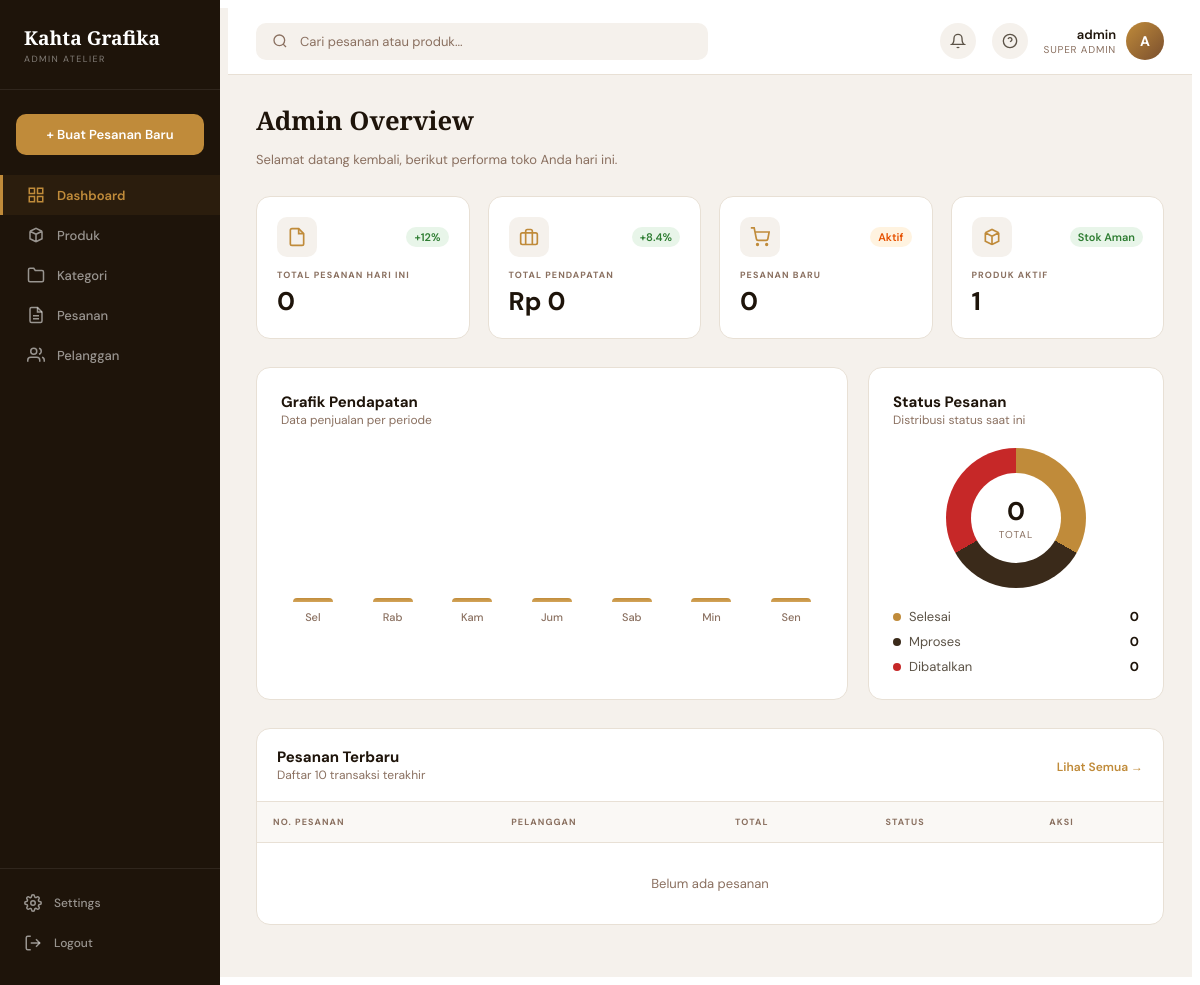
Before: /dashboard/ (signed in) with the older database file.
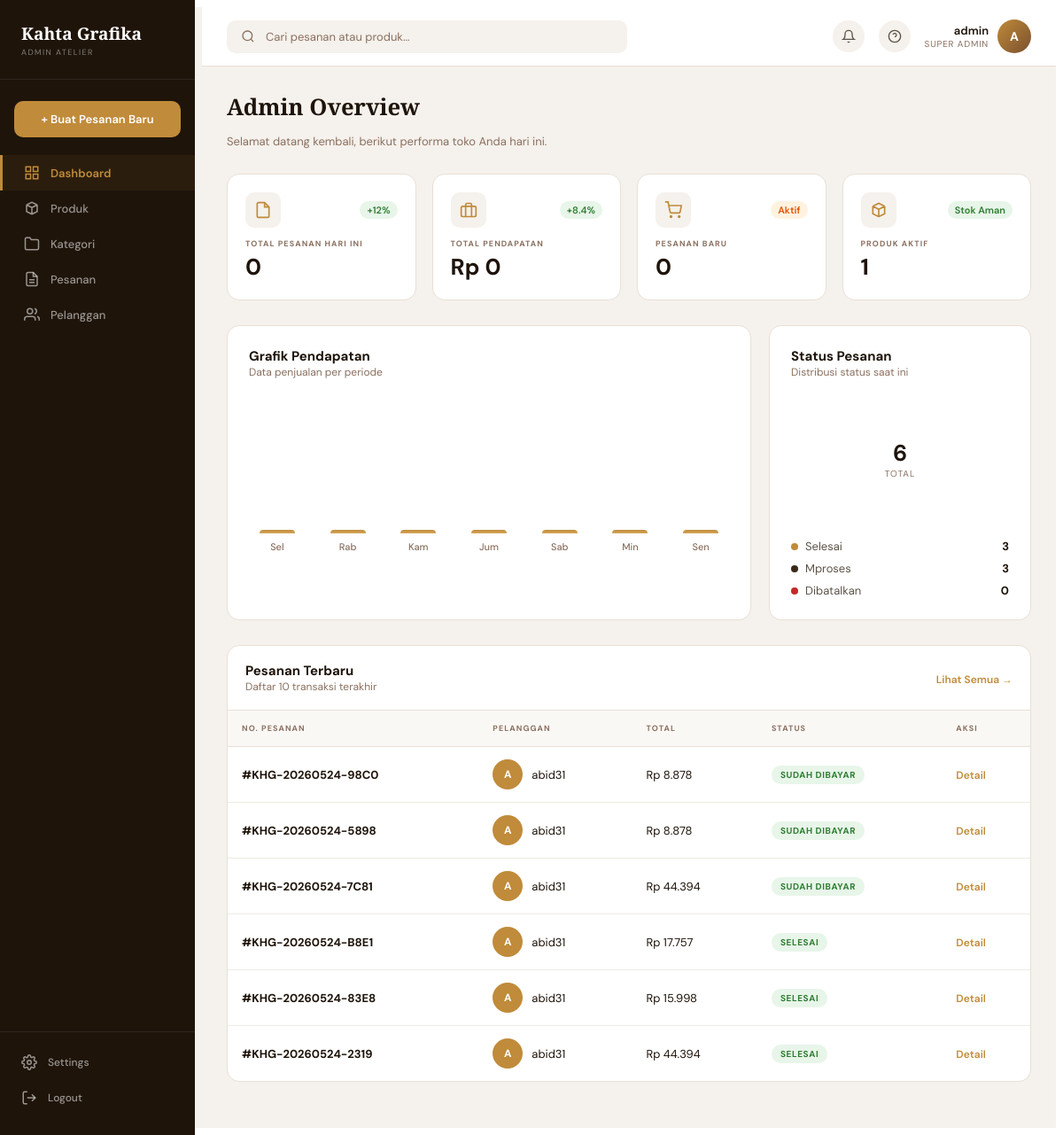
After: the same page with the newer database file.
### apps/accounts/models.py (models this page shows, shortened)
class User(AbstractUser):
    class Role(models.TextChoices):
        ADMIN = 'admin', 'Admin'
        CUSTOMER = 'customer', 'Customer'
    role = models.CharField(
        max_length=20,
        choices=Role.choices,
        default=Role.CUSTOMER,
    )
    phone_number = models.CharField(max_length=20, blank=True)
    address = models.TextField(blank=True)

### apps/orders/models.py (models this page shows, shortened)
class Order(models.Model):
    class Status(models.TextChoices):
        PENDING = 'pending', 'Menunggu Pembayaran'
        PAID = 'paid', 'Sudah Dibayar'
        PROCESSING = 'processing', 'Diproses'
        SHIPPED = 'shipped', 'Dikirim'
        DELIVERED = 'delivered', 'Selesai'
        CANCELLED = 'cancelled', 'Dibatalkan'
    class ShippingMethod(models.TextChoices):
        DELIVERY = 'delivery', 'Kirim ke Alamat'
        PICKUP = 'pickup', 'Ambil di Toko'
    order_id = models.CharField(max_length=30, unique=True, editable=False)
    user = models.ForeignKey(
        settings.AUTH_USER_MODEL,
        on_delete=models.CASCADE,
        related_name='orders'
    )
    status = models.CharField(
        max_length=20,
        choices=Status.choices,
        default=Status.PENDING
    )
    shipping_method = models.CharField(
        max_length=20,
        choices=ShippingMethod.choices,
        default=ShippingMethod.DELIVERY
    )
    recipient_name = models.CharField(max_length=150)
    phone = models.CharField(max_length=20)
    province = models.CharField(max_length=100)
    city = models.CharField(max_length=100)
    postal_code = models.CharField(max_length=10)
    address = models.TextField()
    save_address = models.BooleanField(default=False)
    subtotal = models.DecimalField(max_digits=12, decimal_places=0, default=0)
    shipping_fee = models.DecimalField(max_digits=12, decimal_places=0, default=0)
    tax = models.DecimalField(max_digits=12, decimal_places=0, default=0)
    total = models.DecimalField(max_digits=12, decimal_places=0, default=0)
    created_at = models.DateTimeField(auto_now_add=True)
    updated_at = models.DateTimeField(auto_now=True)

### apps/dashboard/views.py (the view)
# urls.py: path('', views.dashboard_view, name='index'),
@staff_member_required(login_url='/auth/login/')
def dashboard_view(request):
    today = timezone.now().date()
    month_start = today.replace(day=1)
    total_orders_today = Order.objects.filter(created_at__date=today).count()
    revenue_month = Order.objects.filter(
        created_at__date__gte=month_start,
        status__in=['paid', 'processing', 'shipped', 'delivered']
    ).aggregate(total=Sum('total'))['total'] or 0
    new_orders = Order.objects.filter(status='pending').count()
    active_products = Product.objects.filter(is_active=True).count()
    status_counts = {
        'delivered': Order.objects.filter(status='delivered').count(),
        'processing': Order.objects.filter(status__in=['paid', 'processing', 'shipped']).count(),
        'cancelled': Order.objects.filter(status='cancelled').count(),
    }
    revenue_days = []
    day_labels = ['Sen', 'Sel', 'Rab', 'Kam', 'Jum', 'Sab', 'Min']
    for i in range(6, -1, -1):
        d = today - timedelta(days=i)
        day_total = Order.objects.filter(
            created_at__date=d,
            status__in=['paid', 'processing', 'shipped', 'delivered']
        ).aggregate(t=Sum('total'))['t'] or 0
        revenue_days.append({
            'label': day_labels[d.weekday()],
            'value': int(day_total),
        })
    recent_orders = Order.objects.select_related('user').order_by('-created_at')[:10]
    context = {
        'total_orders_today': total_orders_today,
        'revenue_month': revenue_month,
        'new_orders': new_orders,
        'active_products': active_products,
        'status_counts': status_counts,
        'revenue_days': revenue_days,
        'recent_orders': recent_orders,
    }
    return render(request, 'dashboard/index.html', context)

### apps/cart/context_processors.py (called while the page is built)
def cart_context(request):
    count = 0
    if request.user.is_authenticated:
        try:
            cart = Cart.objects.get(user=request.user)
            count = cart.item_count
        except Cart.DoesNotExist:
            pass
    return {'cart_item_count': count}

### apps/cart/models.py (called while the page is built)
    @property
    def item_count(self):
        return self.items.count()

### apps/catalog/templatetags/currency_tags.py (called while the page is built)
@register.filter(name='rupiah')
def rupiah(value):
    try:
        if value is None:
            return "Rp 0"
        val = int(float(value))
        formatted = f"{val:,}".replace(",", ".")
        return f"Rp {formatted}"
    except (ValueError, TypeError):
        return value

### templates/dashboard/index.html (shortened to what this page needs)
{% extends 'dashboard/base_admin.html' %}
{% block content %}
<div class="adm-page-header">
  <div class="adm-page-title">Admin Overview</div>
  <p class="adm-page-desc">Selamat datang kembali, berikut performa toko Anda hari ini.</p>
</div>
<div class="adm-stats">
  <div class="adm-stat-card">
    <div class="adm-stat-top">
      <div class="adm-stat-icon">
        <svg width="20" height="20" viewBox="0 0 24 24" fill="none" stroke="currentColor" stroke-width="2"><path d="M14 2H6a2 2 0 0 0-2 2v16a2 2 0 0 0 2 2h12a2 2 0 0 0 2-2V8z"/><polyline points="14 2 14 8 20 8"/></svg>
      </div>
      <span class="adm-stat-badge">+12%</span>
    </div>
    <div class="adm-stat-label">Total Pesanan Hari Ini</div>
    <div class="adm-stat-value">{{ total_orders_today }}</div>
  </div>
  <div class="adm-stat-card">
    <div class="adm-stat-top">
      <div class="adm-stat-icon">
        <svg width="20" height="20" viewBox="0 0 24 24" fill="none" stroke="currentColor" stroke-width="2"><rect x="2" y="7" width="20" height="14" rx="2" ry="2"/><path d="M16 21V5a2 2 0 0 0-2-2h-4a2 2 0 0 0-2 2v16"/></svg>
      </div>
      <span class="adm-stat-badge">+8.4%</span>
    </div>
    <div class="adm-stat-label">Total Pendapatan</div>
    <div class="adm-stat-value">{{ revenue_month|rupiah }}</div>
  </div>
  <div class="adm-stat-card">
    <div class="adm-stat-top">
      <div class="adm-stat-icon">
        <svg width="20" height="20" viewBox="0 0 24 24" fill="none" stroke="currentColor" stroke-width="2"><circle cx="9" cy="21" r="1"/><circle cx="20" cy="21" r="1"/><path d="M1 1h4l2.68 13.39a2 2 0 0 0 2 1.61h9.72a2 2 0 0 0 2-1.61L23 6H6"/></svg>
      </div>
      <span class="adm-stat-badge amber">Aktif</span>
    </div>
    <div class="adm-stat-label">Pesanan Baru</div>
    <div class="adm-stat-value">{{ new_orders }}</div>
  </div>
  <div class="adm-stat-card">
    <div class="adm-stat-top">
      <div class="adm-stat-icon">
        <svg width="20" height="20" viewBox="0 0 24 24" fill="none" stroke="currentColor" stroke-width="2"><path d="M20 7l-8-4-8 4m16 0l-8 4m8-4v10l-8 4m0-10L4 7m8 4v10M4 7v10l8 4"/></svg>
      </div>
      <span class="adm-stat-badge">Stok Aman</span>
    </div>
    <div class="adm-stat-label">Produk Aktif</div>
    <div class="adm-stat-value">{{ active_products }}</div>
  </div>
</div>
<div class="adm-charts-row">
  <div class="adm-chart-card">
    <div class="adm-chart-header">
      <div>
        <div class="adm-chart-title">Grafik Pendapatan</div>
        <div class="adm-chart-subtitle">Data penjualan per periode</div>
      </div>
    </div>
    <div class="adm-bar-chart">
      {% for day in revenue_days %}
      <div class="adm-bar-item">
        <div class="adm-bar" style="height: {% if day.value %}{{ day.value|divisibleby:1000 }}{% else %}4{% endif %}px; min-height: 4px;"></div>
        <span class="adm-bar-label">{{ day.label }}</span>
      </div>
      {% endfor %}
    </div>
  </div>
  <div class="adm-chart-card">
    <div class="adm-chart-header">
      <div>
        <div class="adm-chart-title">Status Pesanan</div>
        <div class="adm-chart-subtitle">Distribusi status saat ini</div>
      </div>
    </div>
    <div class="adm-donut-wrap">
      {% with total=status_counts.delivered|add:status_counts.processing|add:status_counts.cancelled %}
      <div class="adm-donut" style="background: conic-gradient(#c08b3a 0deg {% if total > 0 %}{{ status_counts.delivered|divisibleby:1 }}deg{% else %}120deg{% endif %}, #3a2a1a {% if total > 0 %}{{ status_counts.delivered|divisibleby:1 }}deg{% else %}120deg{% endif %} {% if total > 0 %}240deg{% else %}240deg{% endif %}, #c62828 240deg 360deg);">
        <div class="adm-donut-center" style="width:90px;height:90px;background:#fff;border-radius:50%;display:flex;flex-direction:column;align-items:center;justify-content:center;">
          <div class="adm-donut-number">{{ total }}</div>
          <div class="adm-donut-sub">Total</div>
        </div>
      </div>
      {% endwith %}
      <div class="adm-donut-legend">
        <div class="adm-legend-item">
          <span class="adm-legend-label"><span class="adm-legend-dot" style="background:#c08b3a;"></span> Selesai</span>
          <span class="adm-legend-value">{{ status_counts.delivered }}</span>
        </div>
        <div class="adm-legend-item">
          <span class="adm-legend-label"><span class="adm-legend-dot" style="background:#3a2a1a;"></span> Mproses</span>
          <span class="adm-legend-value">{{ status_counts.processing }}</span>
        </div>
        <div class="adm-legend-item">
          <span class="adm-legend-label"><span class="adm-legend-dot" style="background:#c62828;"></span> Dibatalkan</span>
          <span class="adm-legend-value">{{ status_counts.cancelled }}</span>
        </div>
      </div>
    </div>
  </div>
</div>
<div class="adm-table-wrap">
  <div class="adm-table-toolbar">
    <div>
      <div class="adm-chart-title">Pesanan Terbaru</div>
      <div class="adm-chart-subtitle">Daftar 10 transaksi terakhir</div>
    </div>
    <div style="margin-left:auto;">
      <a href="{% url 'dashboard:orders' %}" class="adm-link">Lihat Semua →</a>
    </div>
  </div>
  <table class="adm-table">
    <thead>
      <tr>
        <th>No. Pesanan</th>
        <th>Pelanggan</th>
        <th>Total</th>
        <th>Status</th>
        <th>Aksi</th>
      </tr>
    </thead>
    <tbody>
      {% for order in recent_orders %}
      <tr>
        <td><strong>#{{ order.order_id }}</strong></td>
        <td>
          <div class="adm-user-cell">
            <div class="adm-avatar adm-avatar-amber">{{ order.user.username|make_list|first|upper }}</div>
            {{ order.user.get_full_name|default:order.user.username }}
          </div>
        </td>
        <td>{{ order.total|rupiah }}</td>
        <td>
          <span class="adm-badge adm-badge-{{ order.status }}">{{ order.get_status_display }}</span>
        </td>
        <td><a href="{% url 'dashboard:order_detail' order.pk %}" class="adm-link">Detail</a></td>
      </tr>
      {% empty %}
      <tr><td colspan="5" style="text-align:center;color:#8a7060;padding:32px;">Belum ada pesanan</td></tr>
      {% endfor %}
    </tbody>
  </table>
</div>
{% endblock %}

### templates/dashboard/base_admin.html (shortened to what this page needs)
{% load static %}
<!DOCTYPE html>
<html lang="id">
<head>
  <link rel="stylesheet" href="{% static 'css/admin_dashboard.css' %}?v=2">
</head>
<body>
<div class="adm-layout">
  <aside class="adm-sidebar">
    <div class="adm-brand">
      <div class="adm-brand-name">Kahta Grafika</div>
      <div class="adm-brand-tag">Admin Atelier</div>
    </div>
    <a href="#" class="adm-cta">+ Buat Pesanan Baru</a>
    <nav class="adm-nav">
      <a href="{% url 'dashboard:index' %}" class="adm-nav-link {% if request.path == '/dashboard/' %}active{% endif %}">
        <svg viewBox="0 0 24 24" fill="none" stroke="currentColor" stroke-width="2"><rect x="3" y="3" width="7" height="7"/><rect x="14" y="3" width="7" height="7"/><rect x="3" y="14" width="7" height="7"/><rect x="14" y="14" width="7" height="7"/></svg>
        Dashboard
      </a>
      <a href="{% url 'dashboard:products' %}" class="adm-nav-link {% if '/dashboard/products' in request.path %}active{% endif %}">
        <svg viewBox="0 0 24 24" fill="none" stroke="currentColor" stroke-width="2"><path d="M20 7l-8-4-8 4m16 0l-8 4m8-4v10l-8 4m0-10L4 7m8 4v10M4 7v10l8 4"/></svg>
        Produk
      </a>
      <a href="{% url 'dashboard:categories' %}" class="adm-nav-link {% if '/dashboard/categories' in request.path %}active{% endif %}">
        <svg viewBox="0 0 24 24" fill="none" stroke="currentColor" stroke-width="2"><path d="M22 19a2 2 0 0 1-2 2H4a2 2 0 0 1-2-2V5a2 2 0 0 1 2-2h5l2 3h9a2 2 0 0 1 2 2z"/></svg>
        Kategori
      </a>
      <a href="{% url 'dashboard:orders' %}" class="adm-nav-link {% if '/dashboard/orders' in request.path %}active{% endif %}">
        <svg viewBox="0 0 24 24" fill="none" stroke="currentColor" stroke-width="2"><path d="M14 2H6a2 2 0 0 0-2 2v16a2 2 0 0 0 2 2h12a2 2 0 0 0 2-2V8z"/><polyline points="14 2 14 8 20 8"/><line x1="16" y1="13" x2="8" y2="13"/><line x1="16" y1="17" x2="8" y2="17"/></svg>
        Pesanan
      </a>
      <a href="{% url 'dashboard:customers' %}" class="adm-nav-link {% if '/dashboard/customers' in request.path %}active{% endif %}">
        <svg viewBox="0 0 24 24" fill="none" stroke="currentColor" stroke-width="2"><path d="M17 21v-2a4 4 0 0 0-4-4H5a4 4 0 0 0-4 4v2"/><circle cx="9" cy="7" r="4"/><path d="M23 21v-2a4 4 0 0 0-3-3.87"/><path d="M16 3.13a4 4 0 0 1 0 7.75"/></svg>
        Pelanggan
      </a>
    </nav>
    <div class="adm-sidebar-footer">
      <a href="#" class="adm-nav-link">
        Settings
      </a>
      <a href="{% url 'accounts:logout' %}" class="adm-nav-link">
        <svg viewBox="0 0 24 24" fill="none" stroke="currentColor" stroke-width="2"><path d="M9 21H5a2 2 0 0 1-2-2V5a2 2 0 0 1 2-2h4"/><polyline points="16 17 21 12 16 7"/><line x1="21" y1="12" x2="9" y2="12"/></svg>
        Logout
      </a>
    </div>
  </aside>
  <div class="adm-main">
    <header class="adm-topbar">
      <div class="adm-search">
        <svg width="16" height="16" viewBox="0 0 24 24" fill="none" stroke="currentColor" stroke-width="2"><circle cx="11" cy="11" r="8"/><line x1="21" y1="21" x2="16.65" y2="16.65"/></svg>
        <input type="text" placeholder="Cari pesanan atau produk...">
      </div>
      <div class="adm-topbar-actions">
        <button class="adm-topbar-icon" aria-label="Notifications">
          <svg width="16" height="16" viewBox="0 0 24 24" fill="none" stroke="currentColor" stroke-width="2"><path d="M18 8A6 6 0 0 0 6 8c0 7-3 9-3 9h18s-3-2-3-9"/><path d="M13.73 21a2 2 0 0 1-3.46 0"/></svg>
        </button>
        <button class="adm-topbar-icon" aria-label="Help">
          <svg width="16" height="16" viewBox="0 0 24 24" fill="none" stroke="currentColor" stroke-width="2"><circle cx="12" cy="12" r="10"/><path d="M9.09 9a3 3 0 0 1 5.83 1c0 2-3 3-3 3"/><line x1="12" y1="17" x2="12.01" y2="17"/></svg>
        </button>
        <div class="adm-profile">
          <div class="adm-profile-info">
            <div class="adm-profile-name">{{ request.user.get_full_name|default:request.user.username }}</div>
            <div class="adm-profile-role">Super Admin</div>
          </div>
          <div class="adm-profile-avatar">
            {{ request.user.username|make_list|first|upper }}
          </div>
        </div>
      </div>
    </header>
    <main class="adm-content">
      {% block content %}{% endblock %}
    </main>
  </div>
</div>
</body>
</html>

Changed rows visible on the page:
added Order: order_id "KHG-20260524-98C0", user.username|make_list "A", user.get_full_name "abid31", total|rupiah "Rp 8.878", status "SUDAH DIBAYAR"
added Order: order_id "KHG-20260524-5898", user.username|make_list "A", user.get_full_name "abid31", total|rupiah "Rp 8.878", status "SUDAH DIBAYAR"
added Order: order_id "KHG-20260524-7C81", user.username|make_list "A", user.get_full_name "abid31", total|rupiah "Rp 44.394", status "SUDAH DIBAYAR"
added Order: order_id "KHG-20260524-B8E1", user.username|make_list "A", user.get_full_name "abid31", total|rupiah "Rp 17.757", status "SELESAI"
added Order: order_id "KHG-20260524-83E8", user.username|make_list "A", user.get_full_name "abid31", total|rupiah "Rp 15.998", status "SELESAI"
added Order: order_id "KHG-20260524-2319", user.username|make_list "A", user.get_full_name "abid31", total|rupiah "Rp 44.394", status "SELESAI"
Other visible differences:
{{ total }}: "0" → "6"
{{ status_counts.delivered }}: "0" → "3"
{{ status_counts.processing }}: "0" → "3"
text no longer shown: "Belum ada pesanan"
